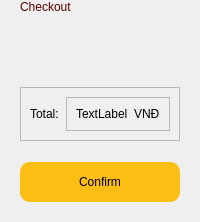
              <widget class="QWidget" name="widget_14" native="true">
               <layout class="QVBoxLayout" name="verticalLayout_6">
                <property name="spacing">
                 <number>3</number>
                </property>
                <property name="topMargin">
                 <number>0</number>
                </property>
                <item alignment="Qt::AlignTop">
                 <widget class="QWidget" name="widget_15" native="true">
                  <layout class="QVBoxLayout" name="verticalLayout_15">
                   <property name="spacing">
                    <number>0</number>
                   </property>
                   <property name="topMargin">
                    <number>0</number>
                   </property>
                   <property name="rightMargin">
                    <number>0</number>
                   </property>
                   <property name="bottomMargin">
                    <number>0</number>
                   </property>
                   <item>
                    <widget class="QLabel" name="label_6">
                     <property name="styleSheet">
                      <string notr="true">font: 87 16pt &quot;Segoe UI Black&quot;;
	color: rgb(86, 0, 8);</string>
                     </property>
                     <property name="text">
                      <string>Checkout</string>
                     </property>
                    </widget>
                   </item>
                  </layout>
                 </widget>
                </item>
                <item alignment="Qt::AlignTop">
                 <widget class="QWidget" name="widget_16" native="true">
                  <layout class="QGridLayout" name="gridLayout_2">
                   <item row="0" column="0">
                    <layout class="QVBoxLayout" name="verticalLayout_Checkout"/>
                   </item>
                  </layout>
                 </widget>
                </item>
                <item>
                 <spacer name="verticalSpacer">
                  <property name="orientation">
                   <enum>Qt::Vertical</enum>
                  </property>
                  <property name="sizeHint" stdset="0">
                   <size>
                    <width>20</width>
                    <height>40</height>
                   </size>
                  </property>
                 </spacer>
                </item>
                <item alignment="Qt::AlignBottom">
                 <widget class="QWidget" name="widget_18" native="true">
                  <layout class="QVBoxLayout" name="verticalLayout_20">
                   <item>
                    <widget class="QFrame" name="frame_18">
                     <property name="frameShape">
                      <enum>QFrame::StyledPanel</enum>
                     </property>
                     <property name="frameShadow">
                      <enum>QFrame::Raised</enum>
                     </property>
                     <layout class="QHBoxLayout" name="horizontalLayout_20">
                      <item>
                       <widget class="QLabel" name="label_20">
                        <property name="styleSheet">
                         <string notr="true">font: 87 15pt &quot;Segoe UI Black&quot;;
color: rgb(0, 0, 0);</string>
                        </property>
                        <property name="text">
                         <string>Total:</string>
                        </property>
                       </widget>
                      </item>
                      <item>
                       <widget class="QFrame" name="frame_22">
                        <property name="frameShape">
                         <enum>QFrame::StyledPanel</enum>
                        </property>
                        <property name="frameShadow">
                         <enum>QFrame::Raised</enum>
                        </property>
                        <layout class="QHBoxLayout" name="horizontalLayout_23">
                         <item alignment="Qt::AlignRight">
                          <widget class="QLabel" name="label_TotalPriceFood">
                           <property name="styleSheet">
                            <string notr="true">font: 75 bold 10pt &quot;MS Shell Dlg 2&quot;;</string>
                           </property>
                           <property name="text">
                            <string>TextLabel</string>
                           </property>
                          </widget>
                         </item>
                         <item alignment="Qt::AlignRight">
                          <widget class="QLabel" name="label_28">
                           <property name="text">
                            <string>VNĐ</string>
                           </property>
                          </widget>
                         </item>
                        </layout>
                       </widget>
                      </item>
                     </layout>
                    </widget>
                   </item>
                  </layout>
                 </widget>
                </item>
                <item alignment="Qt::AlignBottom">
                 <widget class="QWidget" name="widget_20" native="true">
                  <layout class="QVBoxLayout" name="verticalLayout_19">
                   <item>
                    <widget class="QPushButton" name="pushButton_Confirm">
                     <property name="minimumSize">
                      <size>
                       <width>0</width>
                       <height>40</height>
                      </size>
                     </property>
                     <property name="styleSheet">
                      <string notr="true">font: 87 16pt &quot;Segoe UI Black&quot;;
color: rgb(0, 0, 0);
background-color: rgb(251, 190, 20);
border-radius: 10px;</string>
                     </property>
                     <property name="text">
                      <string>Confirm</string>
                     </property>
                    </widget>
                   </item>
                  </layout>
                 </widget>
                </item>
               </layout>
              </widget>
